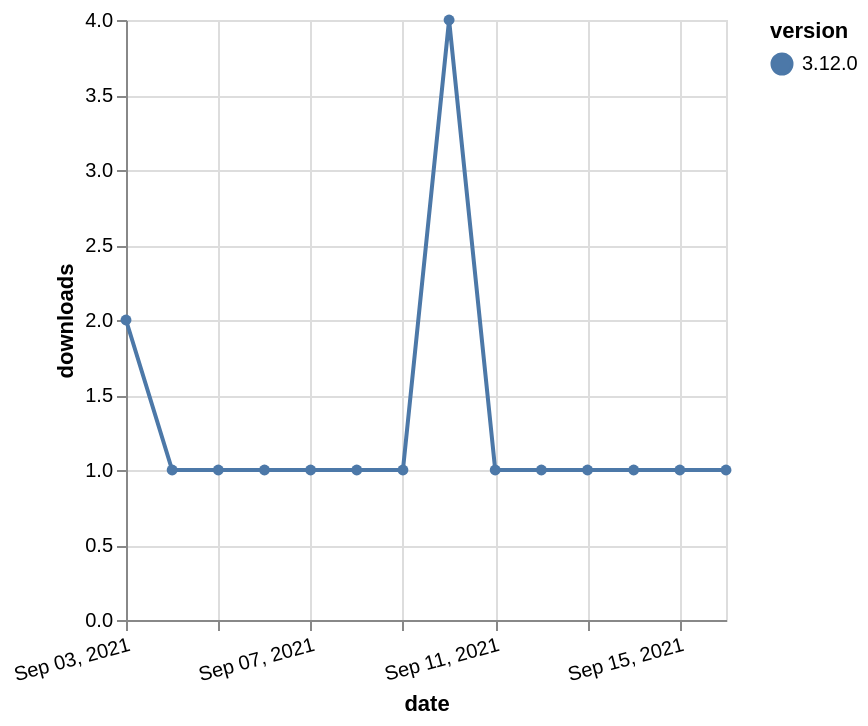

Express this chart as Vega-Lite.
### Vega-Lite specification from a JSON file in a GitHub repository (floating-point values rounded to 4 significant figures)
{"$schema": "https://vega.github.io/schema/vega-lite/v5.json", "description": "A simple bar chart with embedded data.", "data": {"values": [{"date": "2021-09-03", "total": 500, "delta": 2, "version": "3.12.0"}, {"date": "2021-09-04", "total": 501, "delta": 1, "version": "3.12.0"}, {"date": "2021-09-05", "total": 502, "delta": 1, "version": "3.12.0"}, {"date": "2021-09-06", "total": 503, "delta": 1, "version": "3.12.0"}, {"date": "2021-09-07", "total": 504, "delta": 1, "version": "3.12.0"}, {"date": "2021-09-08", "total": 505, "delta": 1, "version": "3.12.0"}, {"date": "2021-09-09", "total": 506, "delta": 1, "version": "3.12.0"}, {"date": "2021-09-10", "total": 510, "delta": 4, "version": "3.12.0"}, {"date": "2021-09-11", "total": 511, "delta": 1, "version": "3.12.0"}, {"date": "2021-09-12", "total": 512, "delta": 1, "version": "3.12.0"}, {"date": "2021-09-13", "total": 513, "delta": 1, "version": "3.12.0"}, {"date": "2021-09-14", "total": 514, "delta": 1, "version": "3.12.0"}, {"date": "2021-09-15", "total": 515, "delta": 1, "version": "3.12.0"}, {"date": "2021-09-16", "total": 516, "delta": 1, "version": "3.12.0"}]}, "width": "container", "mark": {"type": "line", "point": {"filled": true}}, "encoding": {"x": {"field": "date", "type": "temporal", "timeUnit": "yearmonthdate", "title": "date", "axis": {"labelAngle": -15}}, "y": {"field": "delta", "type": "quantitative", "title": "downloads"}, "color": {"field": "version", "type": "nominal"}, "tooltip": {"field": "delta"}}}
